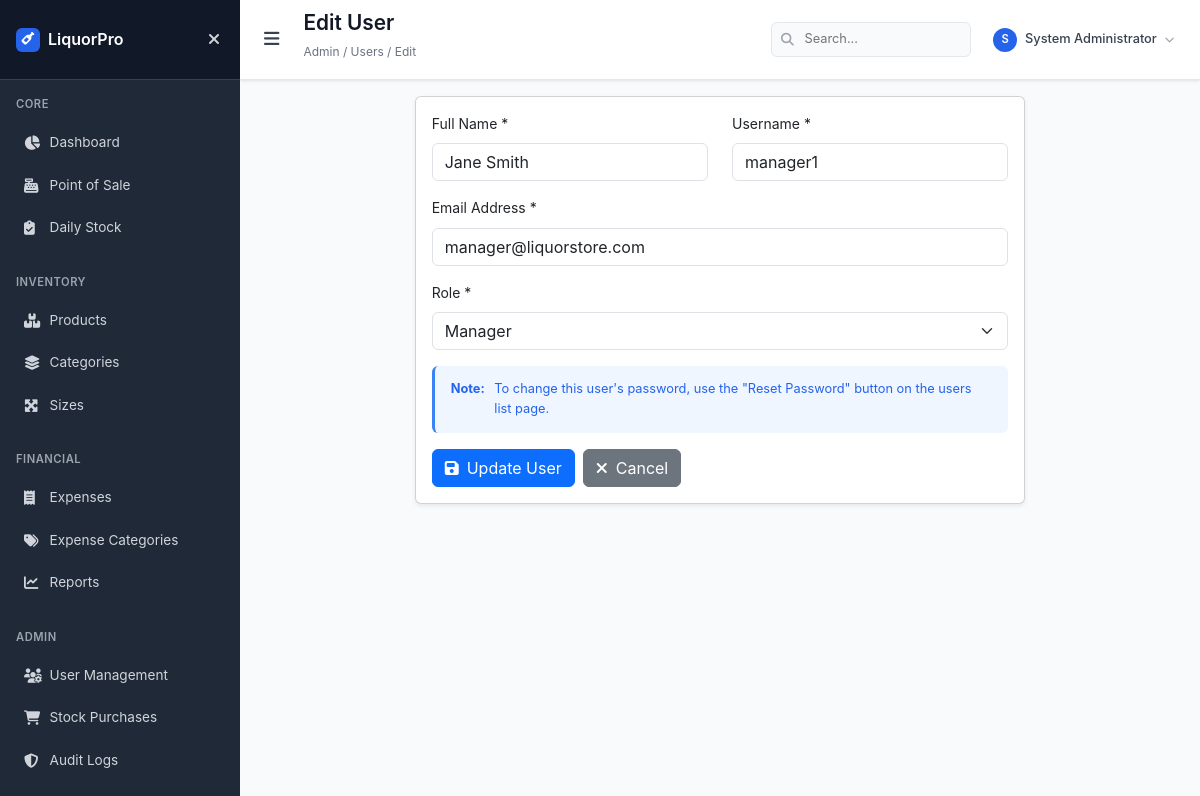
/edit_user/2 (signed in), run on the app's committed database.
### models.py (models this page shows, shortened)
class User(db.Model):
    id = db.Column(db.Integer, primary_key=True)
    username = db.Column(db.String(80), unique=True, nullable=False, index=True)
    email = db.Column(db.String(120), unique=True, nullable=False, index=True)
    password_hash = db.Column(db.String(128), nullable=False)
    full_name = db.Column(db.String(100), nullable=False)
    role = db.Column(db.String(20), nullable=False, default='attendant', index=True)
    is_active = db.Column(db.Boolean, default=True, index=True)
    created_at = db.Column(db.DateTime, default=datetime.utcnow)
    last_login = db.Column(db.DateTime)

### app.py (the view, shortened to what this page needs)
@app.route('/edit_user/<int:user_id>', methods=['GET', 'POST'])
@admin_required
def edit_user(user_id):
    user = db.session.get(User, user_id)
    if not user:
        flash('User not found!', 'error')
        return redirect(url_for('users'))
    return render_template('admin/edit_user.html', user=user)

### app.py (called while the page is built)
def get_current_user():
    if 'user_id' in session:
        return db.session.get(User, session['user_id'])
    return None

def admin_required(f):
    @wraps(f)
    def decorated_function(*args, **kwargs):
        if 'user_id' not in session:
            flash('Please log in to access this page.', 'warning')
            return redirect(url_for('login'))
        user = db.session.get(User, session['user_id'])
        if not user or user.role not in ['admin', 'manager']:
            flash('Access denied. Admin privileges required.', 'error')
            return redirect(url_for('dashboard'))
        return f(*args, **kwargs)
    return decorated_function

@app.context_processor
def inject_user():
    return dict(current_user=get_current_user())

### templates/admin/edit_user.html (shortened to what this page needs)
{% extends "base.html" %}
{% block page_title %}Edit User{% endblock %}
{% block breadcrumb %}Admin / Users / Edit{% endblock %}
{% block content %}
<div class="row justify-content-center">
    <div class="col-lg-8">
        <div class="card shadow-sm">
            <div class="card-body">
                <form method="POST" action="{{ url_for('edit_user', user_id=user.id) }}">
                    <div class="row">
                        <div class="col-md-6 mb-3">
                            <label for="full_name" class="form-label">Full Name *</label>
                            <input type="text" class="form-control" id="full_name" name="full_name" value="{{ user.full_name }}" required>
                        </div>
                        <div class="col-md-6 mb-3">
                            <label for="username" class="form-label">Username *</label>
                            <input type="text" class="form-control" id="username" name="username" value="{{ user.username }}" required>
                        </div>
                    </div>
                    <div class="mb-3">
                        <label for="email" class="form-label">Email Address *</label>
                        <input type="email" class="form-control" id="email" name="email" value="{{ user.email }}" required>
                    </div>
                    <div class="mb-3">
                        <label for="role" class="form-label">Role *</label>
                        <select class="form-select" id="role" name="role" required>
                            <option value="manager" {% if user.role == 'manager' %}selected{% endif %}>Manager</option>
                        </select>
                    </div>
                    <div class="alert alert-info">
                        <strong>Note:</strong> To change this user's password, use the "Reset Password" button on the users list page.
                    </div>
                    <div class="d-flex gap-2">
                        <button type="submit" class="btn btn-primary">
                            <i class="fas fa-save me-2"></i>Update User
                        </button>
                        <a href="{{ url_for('users') }}" class="btn btn-secondary">
                            <i class="fas fa-times me-2"></i>Cancel
                        </a>
                    </div>
                </form>
            </div>
        </div>
    </div>
</div>
{% endblock %}

### templates/base.html (shortened to what this page needs)
<!DOCTYPE html>
<html lang="en">
<head>
    <link href="https://cdnjs.cloudflare.com/ajax/libs/bootstrap/5.3.2/css/bootstrap.min.css" rel="stylesheet">
    <link href="https://cdnjs.cloudflare.com/ajax/libs/font-awesome/6.4.0/css/all.min.css" rel="stylesheet">
</head>
<body>
    <nav class="sidebar" id="sidebar">
        <div class="sidebar-header">
            <a href="{{ url_for('dashboard') }}" class="logo">
                <div class="logo-icon">
                    <i class="fas fa-wine-bottle"></i>
                </div>
                <span>LiquorPro</span>
            </a>
            <button class="close-btn" id="closeSidebar" aria-label="Close sidebar">
                <i class="fas fa-times"></i>
            </button>
        </div>
        <div class="nav-menu">
            <div class="nav-section">
                <div class="nav-title">Core</div>
                <a href="{{ url_for('dashboard') }}" class="nav-link {{ 'active' if request.endpoint == 'dashboard' }}">
                    <i class="fas fa-chart-pie nav-icon"></i>
                    <span>Dashboard</span>
                </a>
                <a href="{{ url_for('sales') }}" class="nav-link {{ 'active' if 'sales' in request.endpoint }}">
                    <i class="fas fa-cash-register nav-icon"></i>
                    <span>Point of Sale</span>
                </a>
                <a href="{{ url_for('daily_stock') }}" class="nav-link {{ 'active' if 'daily_stock' in request.endpoint or 'stock_purchases' in request.endpoint }}">
                    <i class="fas fa-clipboard-check nav-icon"></i>
                    <span>Daily Stock</span>
                </a>
            </div>
            {% if current_user and current_user.role in ['admin', 'manager'] %}
            <div class="nav-section">
                <div class="nav-title">Inventory</div>
                <a href="{{ url_for('products') }}" class="nav-link {{ 'active' if 'products' in request.endpoint or 'product_variants' in request.endpoint or 'add_variant' in request.endpoint or 'edit_variant' in request.endpoint }}">
                    <i class="fas fa-boxes nav-icon"></i>
                    <span>Products</span>
                </a>
                <a href="{{ url_for('categories') }}" class="nav-link {{ 'active' if 'categories' in request.endpoint or 'add_category' in request.endpoint }}">
                    <i class="fas fa-layer-group nav-icon"></i>
                    <span>Categories</span>
                </a>
                <a href="{{ url_for('sizes') }}" class="nav-link {{ 'active' if 'sizes' in request.endpoint or 'add_size' in request.endpoint }}">
                    <i class="fas fa-expand-arrows-alt nav-icon"></i>
                    <span>Sizes</span>
                </a>
            </div>
            {% endif %}
            <div class="nav-section">
                <div class="nav-title">Financial</div>
                <a href="{{ url_for('expenses') }}" class="nav-link {{ 'active' if 'expenses' in request.endpoint or 'add_expense' in request.endpoint or 'edit_expense' in request.endpoint }}">
                    <i class="fas fa-receipt nav-icon"></i>
                    <span>Expenses</span>
                </a>
                {% if current_user and current_user.role in ['admin', 'manager'] %}
                <a href="{{ url_for('expense_categories') }}" class="nav-link {{ 'active' if 'expense_categories' in request.endpoint or 'add_expense_category' in request.endpoint or 'edit_expense_category' in request.endpoint }}">
                    <i class="fas fa-tags nav-icon"></i>
                    <span>Expense Categories</span>
                </a>
                {% endif %}
                <a href="{{ url_for('reports') }}" class="nav-link {{ 'active' if 'reports' in request.endpoint or 'purchase_report' in request.endpoint }}">
                    <i class="fas fa-chart-line nav-icon"></i>
                    <span>Reports</span>
                </a>
            </div>
            {% if current_user and current_user.role in ['admin', 'manager'] %}
            <div class="nav-section">
                <div class="nav-title">Admin</div>
                <a href="{{ url_for('users') }}" class="nav-link {{ 'active' if 'users' in request.endpoint or 'add_user' in request.endpoint }}">
                    <i class="fas fa-users-cog nav-icon"></i>
                    <span>User Management</span>
                </a>
                <a href="{{ url_for('stock_purchases') }}" class="nav-link {{ 'active' if 'stock_purchases' in request.endpoint or 'add_stock_purchase' in request.endpoint or 'edit_stock_purchase' in request.endpoint }}">
                    <i class="fas fa-shopping-cart nav-icon"></i>
                    <span>Stock Purchases</span>
                </a>
                {% if current_user.role == 'admin' %}
                <a href="{{ url_for('audit_logs') }}" class="nav-link {{ 'active' if 'audit_logs' in request.endpoint or 'audit_log_detail' in request.endpoint }}">
                    <i class="fas fa-shield-alt nav-icon"></i>
                    <span>Audit Logs</span>
                </a>
                {% endif %}
            </div>
            {% endif %}
        </div>
    </nav>
    <div class="main-wrapper" id="mainWrapper">
        <header class="main-header">
            <div class="header-left">
                <button class="menu-btn" id="menuBtn" aria-label="Toggle menu">
                    <i class="fas fa-bars"></i>
                </button>
                <div class="page-info">
                    <h1>{% block page_title %}Dashboard{% endblock %}</h1>
                    <div class="breadcrumb">{% block breadcrumb %}Home / Dashboard{% endblock %}</div>
                </div>
            </div>
            <div class="header-right">
                <div class="search-container">
                    <input type="text" class="search-input" placeholder="Search..." aria-label="Search">
                    <i class="fas fa-search search-icon"></i>
                </div>
                <div class="user-menu">
                    <button class="user-btn" id="userBtn" aria-label="User menu">
                        <div class="user-avatar">{{ current_user.full_name[0].upper() if current_user and current_user.full_name else 'U' }}</div>
                        <span class="user-name">{{ current_user.full_name if current_user and current_user.full_name else (current_user.username if current_user else 'User') }}</span>
                        <i class="fas fa-chevron-down" style="font-size: 0.6rem; color: #9ca3af;"></i>
                    </button>
                </div>
            </div>
        </header>
        <main class="content">
            {% block content %}{% endblock %}
        </main>
    </div>
</body>
</html>

### data on the page
User: full_name "S", full_name "System Administrator"
User: full_name "Jane Smith", username "manager1", email "manager@liquorstore.com", role "Manager"
